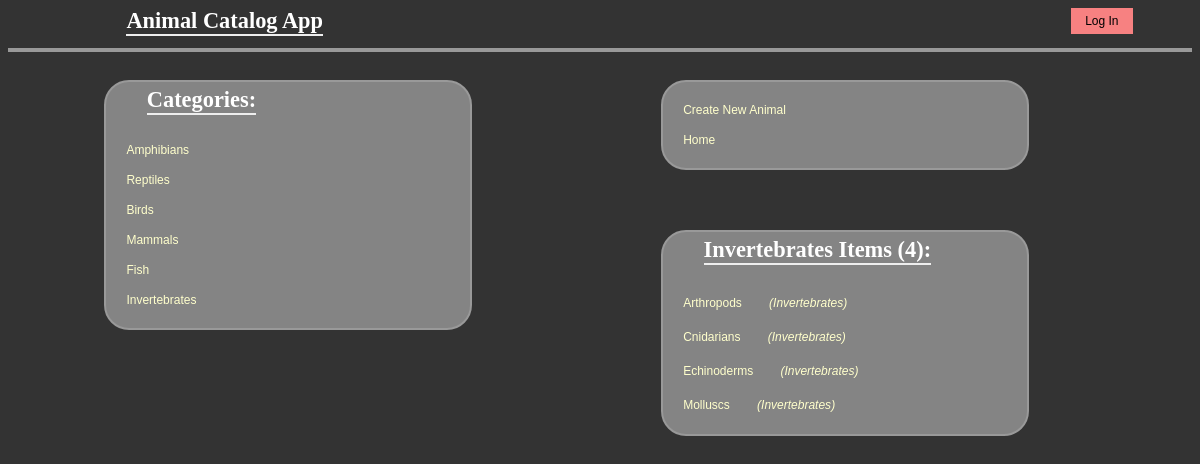
/catalog/Invertebrates/items, run on the app's committed database.
### database_setup.py (models this page shows)
class Categories(Base):
    __tablename__ = 'categories'
    id = Column(Integer, primary_key=True)
    name = Column(String(250), nullable=False)

class Items(Base):
    __tablename__ = 'items'
    name = Column(String(80), nullable=False)
    id = Column(Integer, primary_key=True)
    description = Column(String(250))
    category_id = Column(Integer, ForeignKey('categories.id'))
    categories = relationship(Categories)

### project.py (the view)
@app.route('/catalog/<string:category_name>/items')
def categoryList(category_name):
    category = session.query(Categories).all()
    category_one = session.query(Categories).filter_by(name=category_name).one()
    items = session.query(Items).filter_by(category_id=category_one.id).all()
    count = session.query(Items).filter_by(category_id=category_one.id).count()
    statusIn = 'visible'
    statusOut = 'none'
    if 'username' in login_session:
        statusIn = 'none'
        statusOut = 'visible'
    return render_template('categories.html', category=category, items=items,
                           category_name=category_name,
                           statusIn=statusIn, statusOut=statusOut, count=count)

### templates/categories.html (shortened to what this page needs)
<html>
	<head>
		<link rel=stylesheet type=text/css href="{{ url_for('static', filename='styles.css') }}">
	</head>
	<body>
		<div class = 'header'>
				<h1>Animal Catalog App</h1>
				<a id="login"    class='button {{ statusIn }}'  href="/login" >Log In</a>
		</div>
		<div class='container'>
			<div class = 'pane'>
				<div class = 'header'>
				<h1>Categories:</h1>
				</div>
				{% for i in category %}
				<div class = 'animalDiv'>
					<p>
						<a href = '{{ url_for('categoryList', category_name = i.name) }}'> {{i.name}} </a>
					</p>
				</div>
				{% endfor %}
			</div>
			<div class='pane'>
				<p>
					<a href = '{{url_for('newItem') }}'>Create New Animal</a>
				</p>
				<p>
					<a href = '{{ url_for('homePage') }}'> Home </a>
				</p>
			</div>
			<div class = 'pane'>
				<div class = 'header'>
					<h1>{{category_name}} Items ({{ count }}):</h1>
				</div>
				{% for i in items %}
				<div class = 'animalDiv'>
					<p>
						<a href = '{{ url_for('itemDetail', category_name = i.categories.name , item_id = i.id ) }}'> {{i.name}} </a>
						<a class='categoryLink' href = '{{ url_for('categoryList', category_name = i.categories.name) }}'> ({{i.categories.name}}) </a>
					</p>
				</div>
				{% endfor %}
			</div>
		</div>
	</body>
</html>

### static/styles.css (style rules this page uses)
body { font-family: sans-serif; background-image: url('img3.jpg'); background-color: #333333 }
h1, h2, h3, h4 { color: #FFFFFF; }
h1, h2 { font-family: 'Georgia', serif; margin: 0; }
h1 { border-bottom: 2px solid #eee; font-size: 1.4em; }
p, dd, dt { color: #CCCCCC; }
a { text-decoration: none; color:#FFFFCC; font-size: .75em; margin-left: 15px; }
a.button { -webkit-appearance: button; -moz-appearance: button; appearance: button; text-decoration: none; color: initial; background-color: #E6E6E6; padding: 6px; width: 50px; float: right; margin-right: 5%; }
.container { border: 2px solid; border-color: #999999; }
.pane { width:30%; float: left; border: 2px solid; border-radius: 25px; padding: 5px; margin: 30px 8%; border-color: #999999; background-color: #848484 }
.header { left:50%; text-align: center; height: 40px; }
.categoryLink { font-style: italic; }
.header h1 { float: left; margin-left: 10%; }
#login, #logout { background-color: #F78181 }

### data on the page
Categories: name "Amphibians"
Categories: name "Reptiles"
Categories: name "Birds"
Categories: name "Mammals"
Categories: name "Fish"
Categories: name "Invertebrates"
Items: name "Arthropods", categories.name "Invertebrates"
Items: name "Cnidarians", categories.name "Invertebrates"
Items: name "Echinoderms", categories.name "Invertebrates"
Items: name "Molluscs", categories.name "Invertebrates"

### other printed values
{{ count }} "4"
